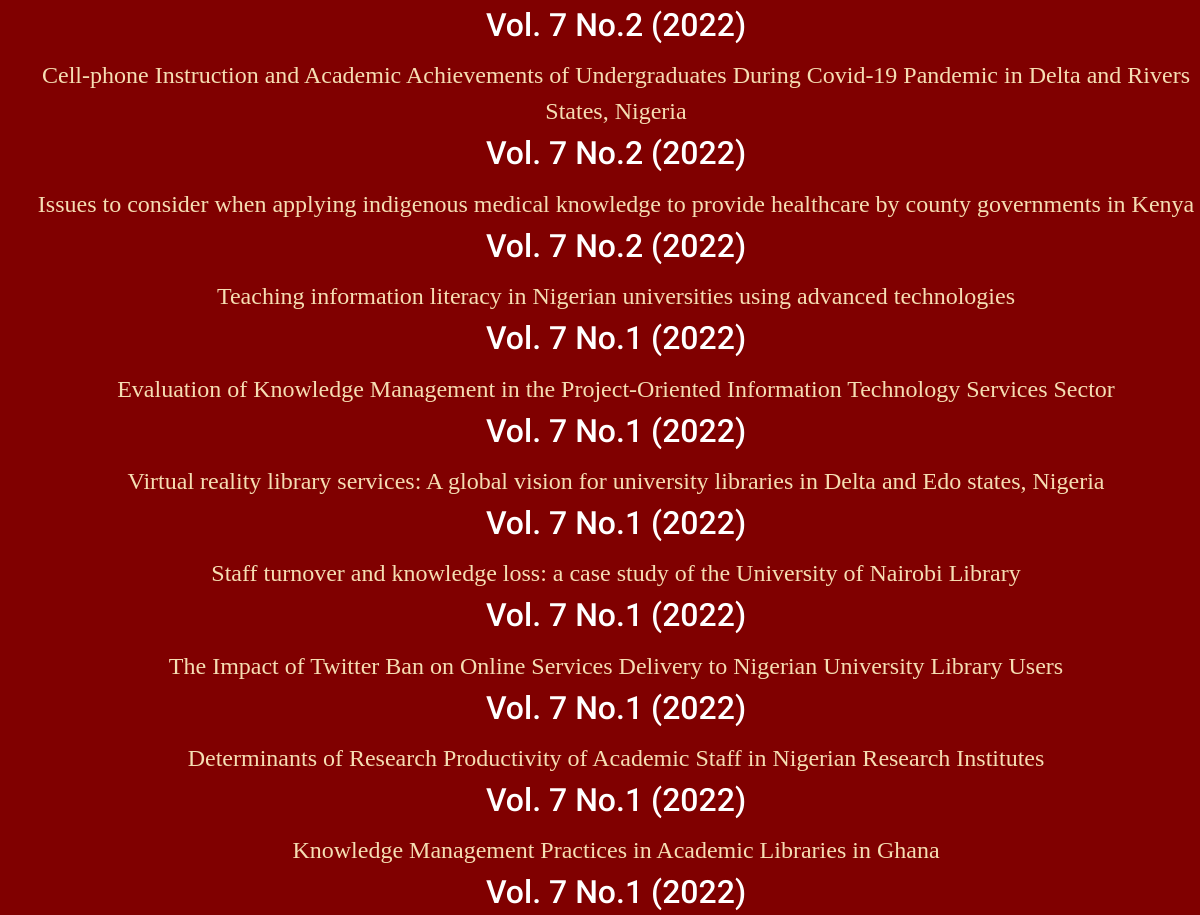
The page /rjikm/articles (middle part) on the database as committed earlier.
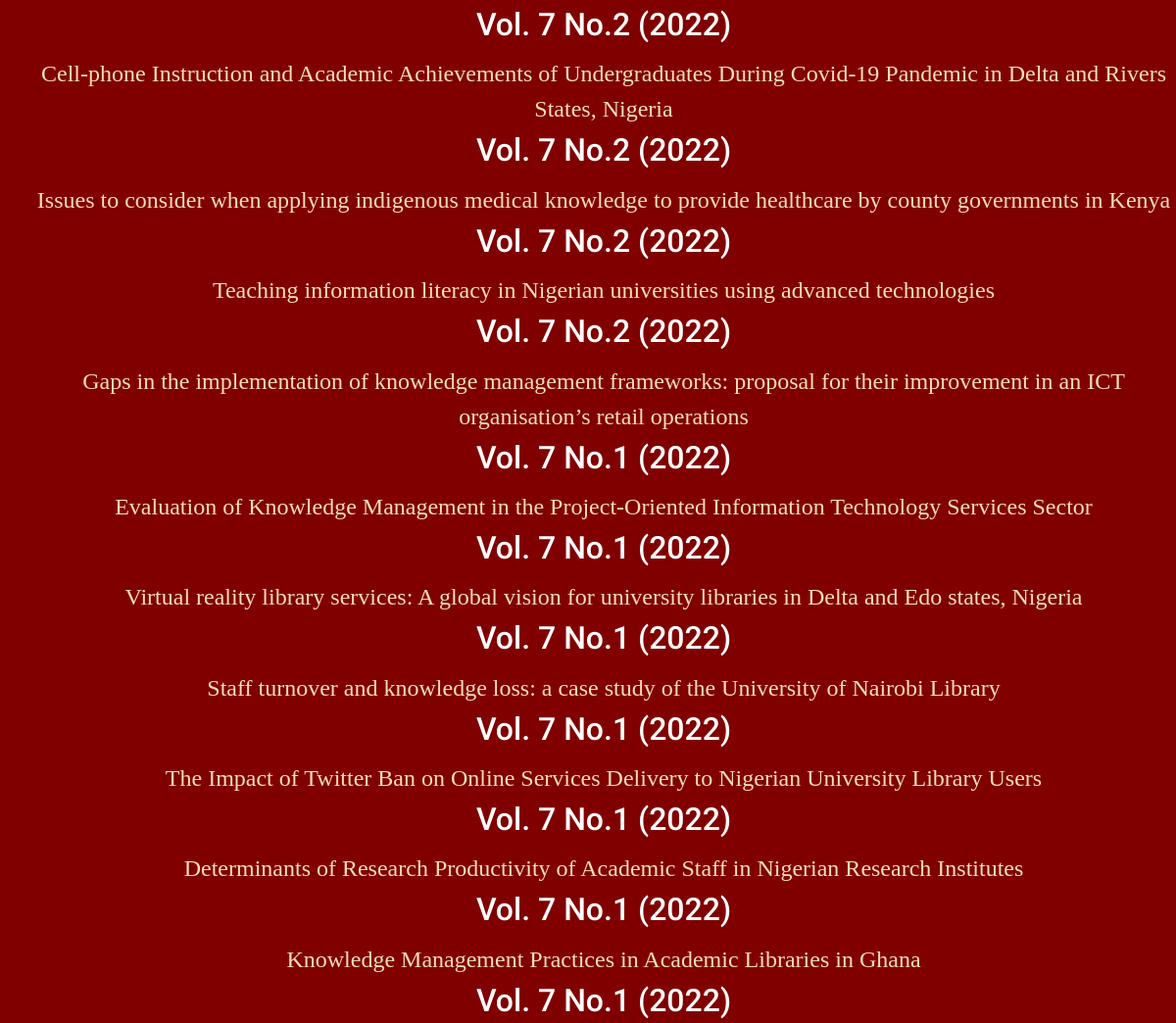
The same page on the database as committed later.
### rjikm/models.py (models this page shows, shortened)
class Article(models.Model):
    volume = models.CharField(max_length=100, default="untitled")
    title = models.CharField(max_length=400, default='Untitled')
    author1 = models.CharField(max_length=100, default='Anonymous')
    university1 = models.CharField(max_length=100, default='Unknown')
    department1 = models.CharField(max_length=100, default='Unknown')
    email1 = models.EmailField(default='anonymous@example.com')
    author2 = models.CharField(max_length=100, default='Anonymous')
    department2 = models.CharField(max_length=100, default='Unknown')
    university2 = models.CharField(max_length=100, default='Unknown')
    email2 = models.EmailField(default='anonymous@example.com')
    author3 = models.CharField(max_length=100, default='Anonymous')
    department3 = models.CharField(max_length=100, default='Unknown')
    university3 = models.CharField(max_length=100, default='Unknown')
    email3 = models.EmailField(default='anonymous@example.com')
    abstract_title = models.CharField(max_length=100, default='Abstract')
    abstract = models.TextField(default='No abstract provided')
    keyword_title = models.CharField(max_length=100, default="Keyword")
    keywords = models.CharField(max_length=200, default='None')
    pdf_doc = models.FileField(upload_to='rjikm/uploads/', default='Untitled')

### rjikm/views.py (the view)
# urls.py: path('articles', views.articles, name='articles'),
def articles(request):
    articles = Article.objects.all().order_by('-volume')
    return render(request, "rjikm/articles.html", {'articles': articles})

### rjikm/templates/rjikm/articles.html
{% extends "rjikm/layoutarticles.html" %}
{% block body %}
<section style="background-color: maroon; margin:0px 0px 0px 0px; padding: 100px 0px 80px;">
  <div style=" text-align:center; color: white; font-family: Times New Roman, Times, serif; font-size: 24px;">
    <ol style="display: inline-block; text-align: center; list-style: none;">
        {% for article in articles %}
        <h2 style="text-align:center;"> {{article.volume }} </h2>
        <li style="padding: 5px;" >
        <a href="{% url 'article_view' article.id %}" style="text-align: left; color: wheat;" target="_blank"> {{article.title}}</a>
        </li>
        {% endfor %}
      </ol>
  </div>
</section>
{% endblock %}

### rjikm/templates/rjikm/layoutarticles.html (shortened to what this page needs)
{% load static %}
<!DOCTYPE html>
<html lang="en">
<head>
  <link href="{% static 'vendor/animate.css/animate.min.css' %}" rel="stylesheet">
  <link href="{% static 'vendor/aos/aos.css' %}" rel="stylesheet">
  <link href="{% static 'vendor/bootstrap/css/bootstrap.min.css' %}" rel="stylesheet">
  <link href="{% static 'vendor/bootstrap-icons/bootstrap-icons.css' %}" rel="stylesheet">
  <link href="{% static 'vendor/boxicons/css/boxicons.min.css' %}" rel="stylesheet">
  <link href="{% static 'vendor/glightbox/css/glightbox.min.css' %}" rel="stylesheet">
  <link href="{% static 'vendor/remixicon/remixicon.css' %}" rel="stylesheet">
  <link href="{% static 'vendor/swiper/swiper-bundle.min.css' %}" rel="stylesheet">
    <link href="{% static 'rjikm/style.css' %}" rel="stylesheet">
</head>
<body>
      {% block body %}
      {% endblock %}
</body>
</html>

### rjikm/static/rjikm/style.css (style rules this page uses)
body { font-family: "Open Sans", sans-serif; color: #4d4643; }
a { color: #1bbd36; text-decoration: none; }
h1, h2, h3, h4, h5, h6 { font-family: "Roboto", sans-serif; }
section { padding: 60px 0; overflow: hidden; }

Rows that differ between the two databases and show on the page:
added Article: volume "Vol. 7 No.2 (2022)", title "Gaps in the implementation of knowledge management frameworks: proposal for their improvement in an ICT organisation’s retail operations"
